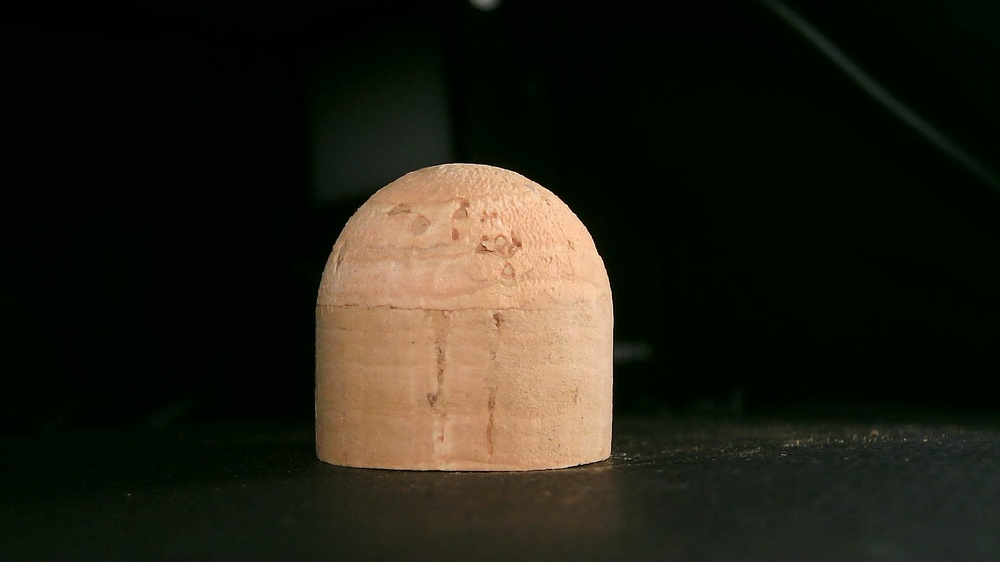
#> input picture Img/baminton_1.jpg, 1000 x 562 px, shrunk from 1920 x 1080 before the run
$ python Test3.py
#> lines starting #> are read from the running program, lines starting #| are printed output that depends on the picture; after the words box and inside, x2 and y2 are one past the last pixel; in counts of white or black regions, pixels touching at a corner belong together
import cv2 as cv
import numpy as np

def canny_demo(image):
    t = 80
    canny_output = cv.Canny(image, t, t * 2)
    cv.imshow("canny_output", canny_output)
    return canny_output

src = cv.imread("../Img/baminton_1.jpg")
#> src is the input picture: shape (562, 1000, 3); mean B, G, R 22.3, 33.2, 35.8
cv.namedWindow("input", cv.WINDOW_AUTOSIZE)
cv.imshow("input", src)
binary = canny_demo(src)
#> in canny_demo, `canny_output = cv.Canny(image, t, t * 2)`:
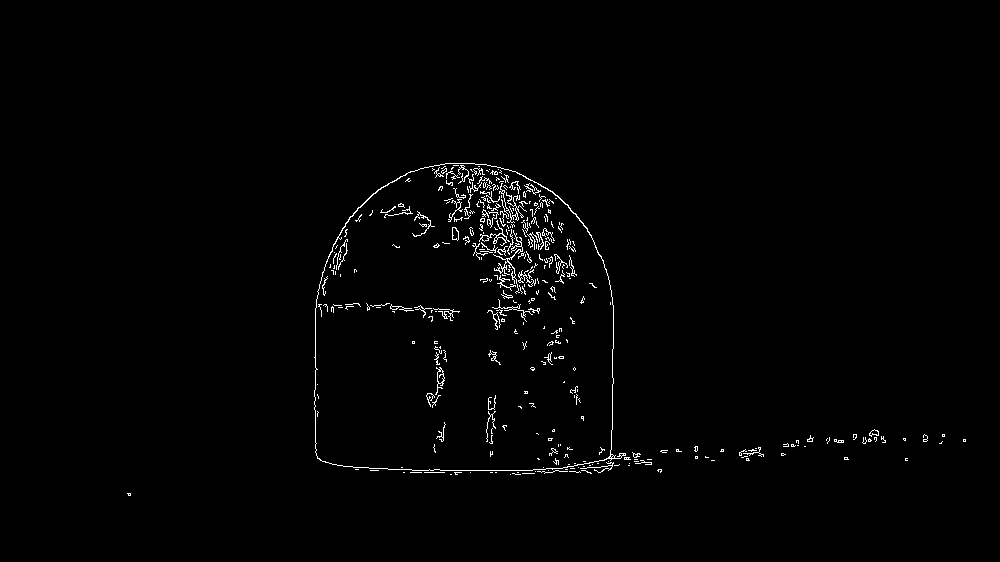
#> canny_output: shape (562, 1000); 1.2% white in thin lines or dots, all inside (x1, y1, x2, y2) = (127, 163, 966, 496)
k = np.ones((3, 3), dtype=np.uint8)
binary = cv.morphologyEx(binary, cv.MORPH_DILATE, k) #此处运行了形态学处理中的膨胀，在后面会给予介绍
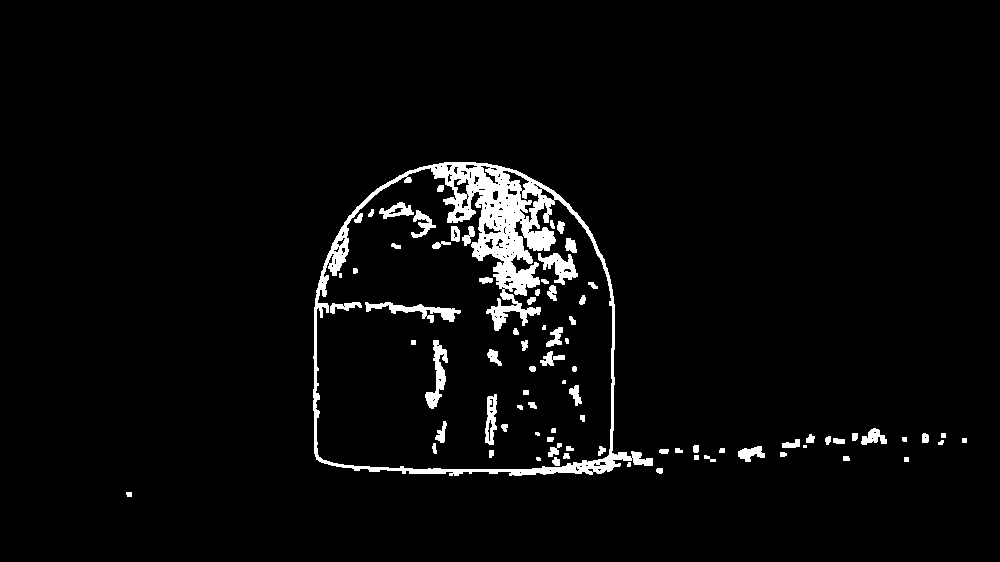
#> binary: shape (562, 1000); 3.7% white; 82 white regions (7 under 20 px)

# 轮廓发现
contours, hierarchy = cv.findContours(binary, cv.RETR_EXTERNAL, cv.CHAIN_APPROX_SIMPLE)
#> contours = 26 contours, 10 with area under 20; largest, box (x1, y1, x2, y2) and area: (313, 162, 653, 476) 83090, (738, 446, 765, 462) 216, (861, 428, 887, 445) 210, (782, 439, 800, 448) 84, (922, 433, 929, 443) 50
for c in range(len(contours)):
    # 椭圆拟合
#> (the run stopped early here; a loop or call above may not have finished)

$ run again, with Img/17_camB._mify.jpg copied over Img/baminton_1.jpg
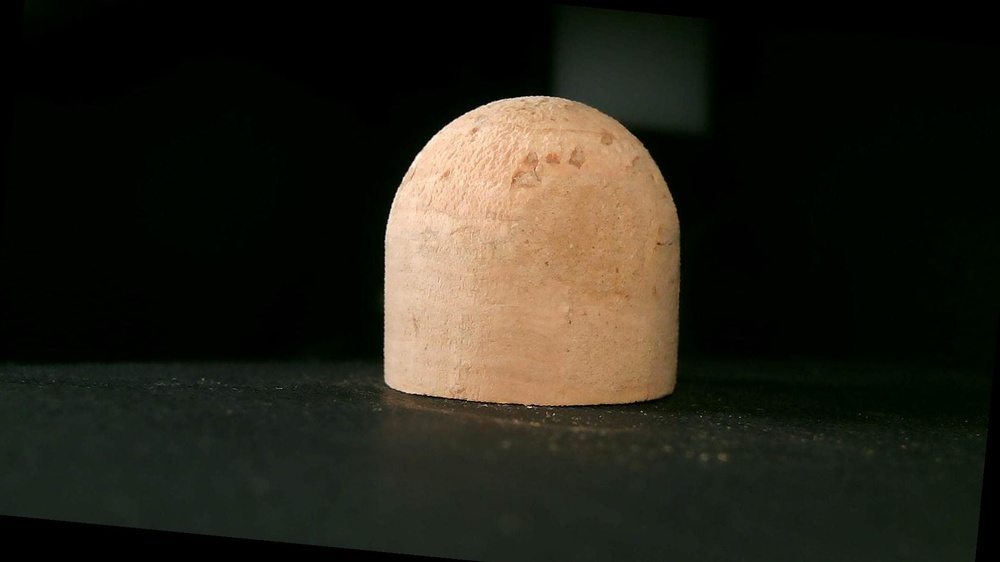
#> input picture Img/17_camB._mify.jpg, 1000 x 562 px, shrunk from 1920 x 1080 before the run
#> src is the input picture: shape (562, 1000, 3); mean B, G, R 25.7, 35.4, 38
#> in canny_demo, `canny_output = cv.Canny(image, t, t * 2)`:
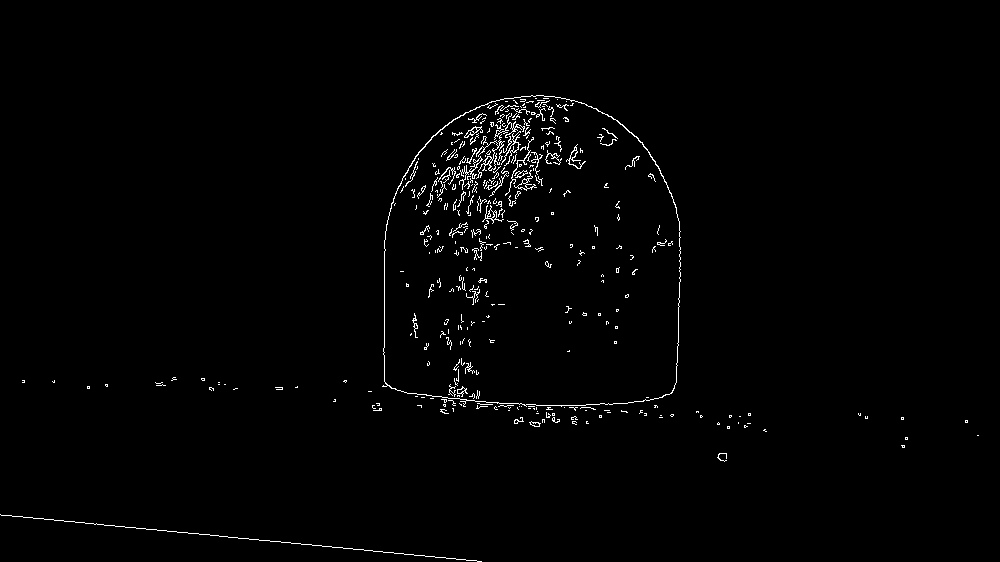
#> canny_output: shape (562, 1000); 1.2% white in thin lines or dots, all inside (x1, y1, x2, y2) = (0, 95, 979, 562)
#> `binary = cv.morphologyEx(binary, cv.MORPH_DILATE, k)`:
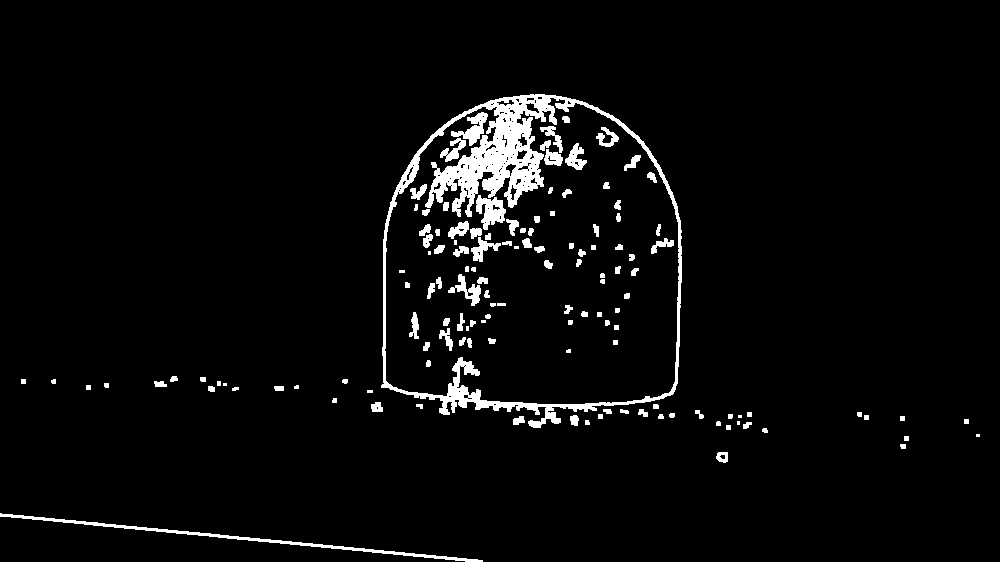
#> binary: shape (562, 1000); 3.9% white; 135 white regions (13 under 20 px)
#> contours = 47 contours, 32 with area under 20; largest, box (x1, y1, x2, y2) and area: (381, 94, 682, 428) 82164, (0, 513, 483, 562) 1054, (716, 452, 728, 463) 94, (371, 402, 383, 412) 80, (570, 415, 579, 426) 63

$ run again, with Img/baminton._mify.jpg copied over Img/baminton_1.jpg
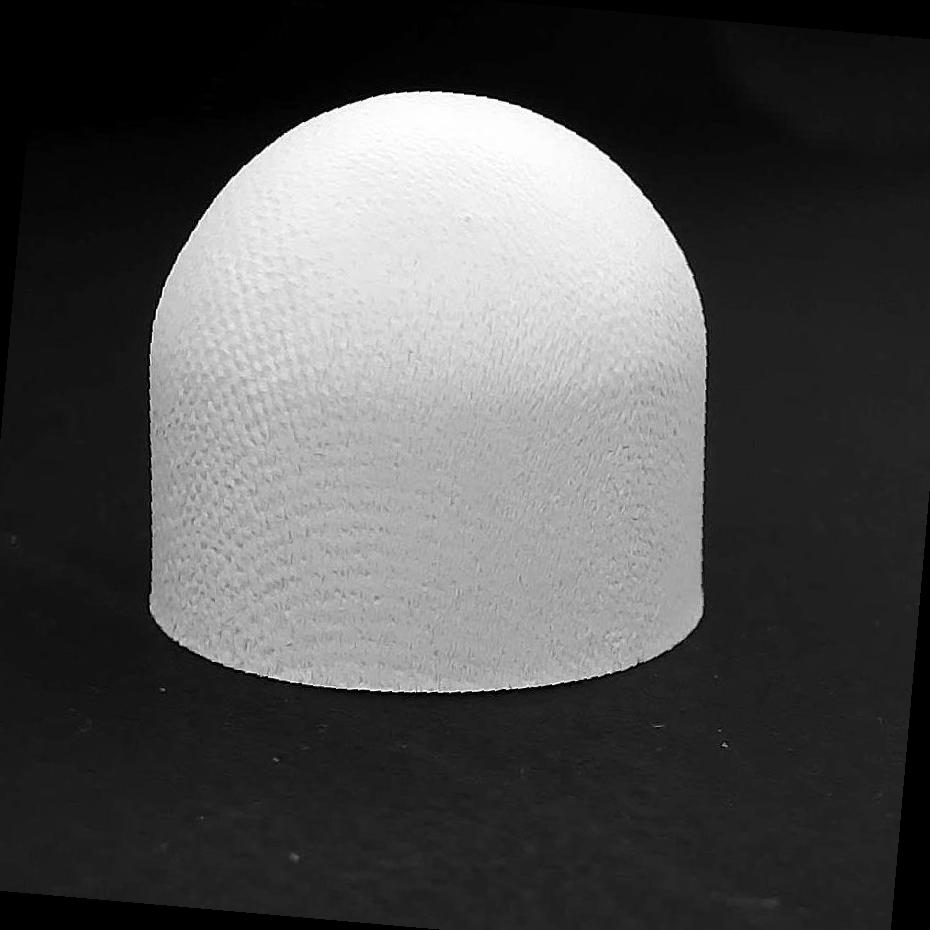
#> input picture Img/baminton._mify.jpg, 930 x 930 px
#> src is the input picture: shape (930, 930, 3); min 0, max 255, mean 79.6
#> in canny_demo, `canny_output = cv.Canny(image, t, t * 2)`:
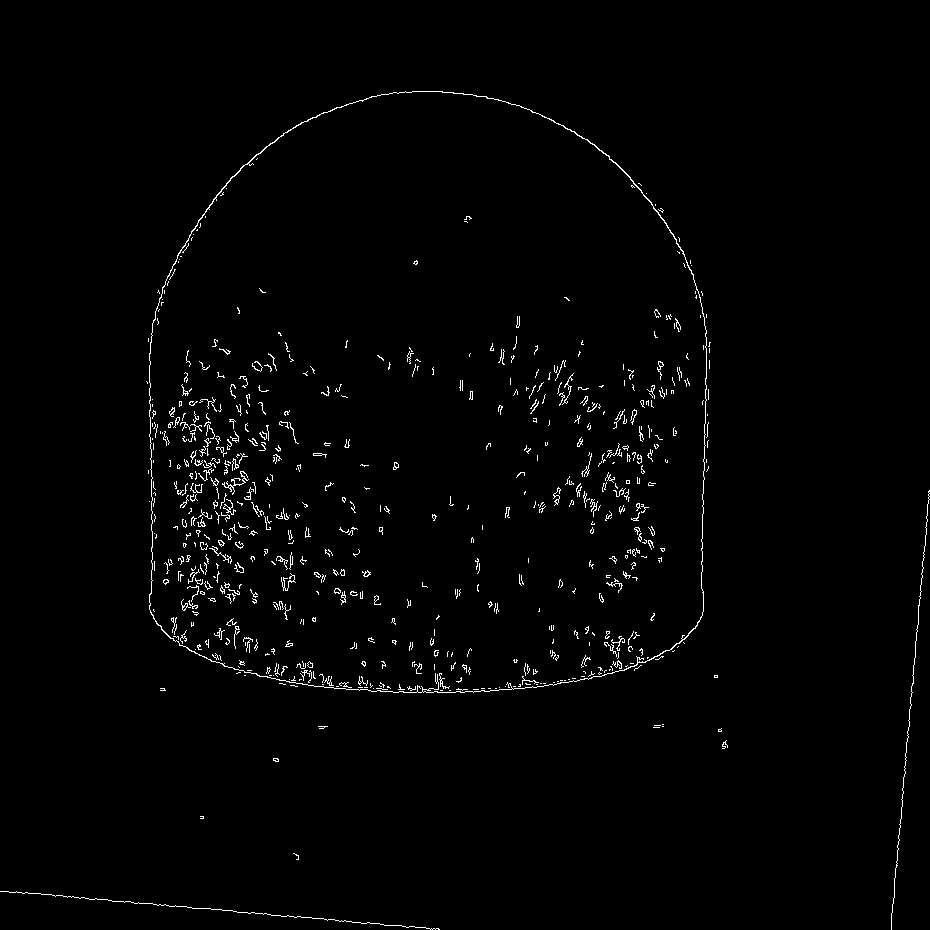
#> canny_output: shape (930, 930); 1.4% white in thin lines or dots
#> `binary = cv.morphologyEx(binary, cv.MORPH_DILATE, k)`:
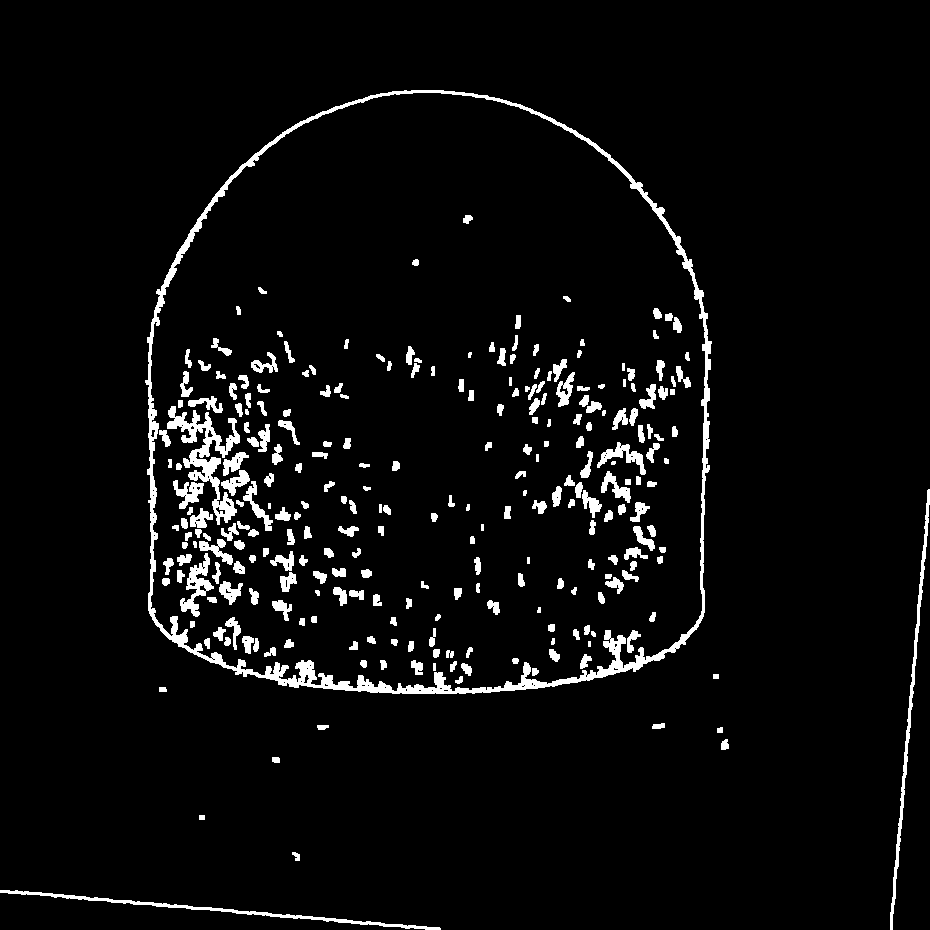
#> binary: shape (930, 930); 4.5% white; 269 white regions (3 under 20 px)
#> contours = 12 contours; largest, box (x1, y1, x2, y2) and area: (145, 90, 712, 694) 292784, (890, 489, 930, 930) 1040, (0, 890, 441, 930) 1028, (721, 739, 729, 750) 54, (652, 723, 665, 729) 46
